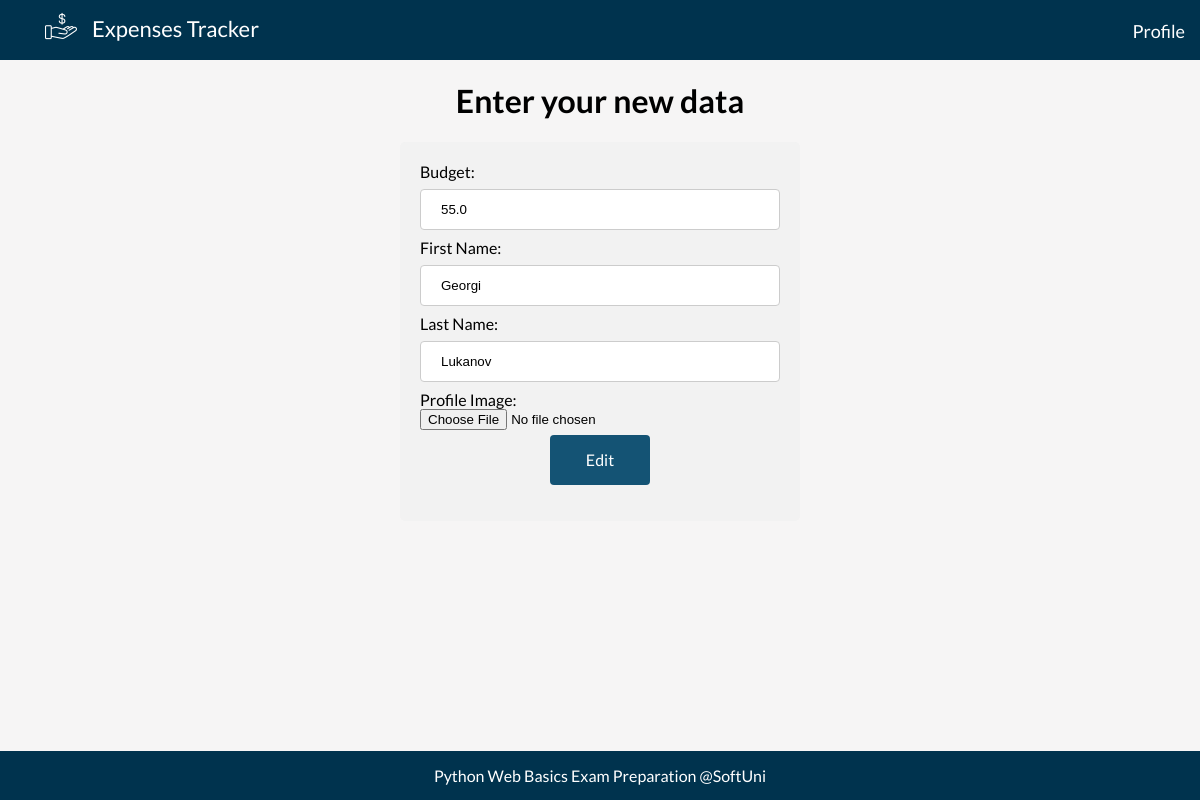
Page /profile/edit/ on the committed database.
### Expenses_App/my_web/models.py (models this page shows, shortened)
class Profile(models.Model):
    FIRST_NAME_MAX_LEN = 15
    FIRST_NAME_MIN_LEN = 2
    FIRST_NAME_MIN_LEN_MSG_ERROR = 'First name must be at least 2 chars!'
    LAST_NAME_MAX_LEN = 15
    LAST_NAME_MIN_LEN = 2
    LAST_NAME_MIN_LEN_MSG_ERROR = 'First name must be at least 2 chars!'
    budget = models.FloatField(
        default=0,
        validators=(validate_budget,),
    )
    first_name = models.CharField(
        max_length=FIRST_NAME_MAX_LEN,
        validators=(
            validators.MinLengthValidator(FIRST_NAME_MIN_LEN, FIRST_NAME_MIN_LEN_MSG_ERROR),
            validate_only_letters,
        )
    )
    last_name = models.CharField(
        max_length=LAST_NAME_MAX_LEN,
        validators=(
            validators.MinLengthValidator(LAST_NAME_MIN_LEN, LAST_NAME_MIN_LEN_MSG_ERROR),
            validate_only_letters,
        )
    )
    profile_image = models.ImageField(
        upload_to='images',
        validators=(
            validate_file_size_5mb,
        ),
        blank=True,
        null=True,
    )

### Expenses_App/my_web/views.py (the view)
# urls.py: path('edit/', edit_profile, name='edit-profile'),
def edit_profile(request):
    profile = Profile.objects.first()
    if request.method == 'GET':
        form = ProfileEditForm(instance=profile)
    else:
        form = ProfileEditForm(request.POST, request.FILES, instance=profile)
        if form.is_valid():
            form.save()
            return redirect('profile-details')
    context = {
        'profile': profile,
        'form': form,
    }
    return render(
        request,
        'profile/profile-edit.html',
        context,
    )

### Expenses_App/my_web/forms.py
class ProfileEditForm(ProfileBaseForm):
    pass

### templates/profile/profile-edit.html (shortened to what this page needs)
{% extends 'base.html' %}
{% block content %}
    <div class="body">
        <h1>Enter your new data</h1>
        <div class="form">
            <form method="POST" action="{% url 'edit-profile' %}" enctype="multipart/form-data">
                    {{ form }}
                <input type="submit" value="Edit">
            </form>
        </div>
    </div>
{% endblock %}

### staticfiles/css/style.css (style rules this page uses)
body { background: #f6f5f5; font-family: 'Lato', sans-serif; margin: 0; padding: 0; }
h1 { text-align: center; }
.form { border-radius: 5px; background-color: #f2f2f2; padding: 20px; width: 30%; margin: 0 auto; }
input[type=text], input[type=url], input[type=number], select, textarea { width: 100%; padding: 12px 20px; margin: 8px 0; display: inline-block; border: 1px solid #ccc; border-radius: 4px; box-sizing: border-box; }
input[type=file], .form-file { display: block; width: 100%; }
input[type=submit], .button { background-color: #145374; color: white; padding: 13px 20px; border: none; border-radius: 4px; cursor: pointer; width: 100px; height: 50px; font-family: 'Lato', sans-serif; font-size: 16px; display: block; margin: 5px auto 0; }

### rows in the picture
Profile: budget "55.0", first_name "Georgi", last_name "Lukanov"
